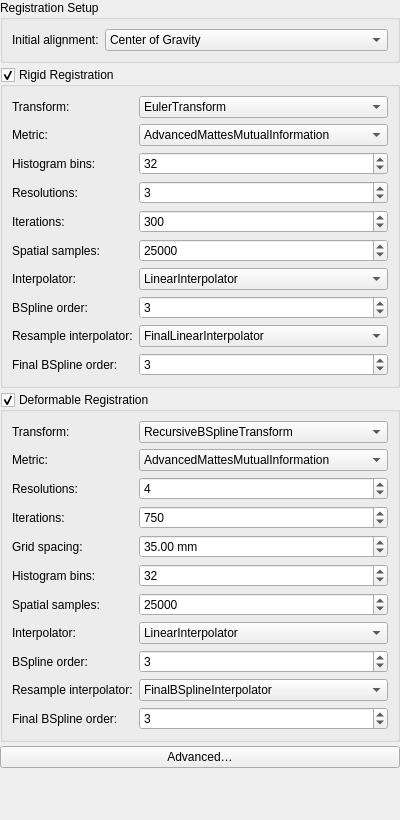
<?xml version="1.0" encoding="UTF-8"?>
<ui version="4.0">
 <class>Qm2ElxParameterWidgetControls</class>
 <widget class="QWidget" name="Qm2ElxParameterWidgetControls">
  <property name="geometry">
   <rect><x>0</x><y>0</y><width>400</width><height>820</height></rect>
  </property>
  <property name="windowTitle"><string>Elastix Parameter Widget</string></property>
  <layout class="QVBoxLayout" name="verticalLayout">
   <property name="spacing"><number>4</number></property>
   <property name="leftMargin"><number>0</number></property>
   <property name="topMargin"><number>0</number></property>
   <property name="rightMargin"><number>0</number></property>
   <property name="bottomMargin"><number>0</number></property>

   <!-- ===== Registration Setup ===== -->
   <item>
    <widget class="QGroupBox" name="grpSetup">
     <property name="title"><string>Registration Setup</string></property>
     <layout class="QFormLayout" name="formSetup">
      <property name="fieldGrowthPolicy"><enum>QFormLayout::AllNonFixedFieldsGrow</enum></property>
      <item row="0" column="0">
       <widget class="QLabel" name="lblInitialAlignment">
        <property name="text"><string>Initial alignment:</string></property>
       </widget>
      </item>
      <item row="0" column="1">
       <widget class="QComboBox" name="comboInitialAlignment">
        <property name="toolTip"><string>Pre-align images before registration to improve convergence</string></property>
        <property name="currentIndex"><number>1</number></property>
        <item><property name="text"><string>None</string></property></item>
        <item><property name="text"><string>Center of Gravity</string></property></item>
        <item><property name="text"><string>Geometrical Center</string></property></item>
       </widget>
      </item>
     </layout>
    </widget>
   </item>

   <!-- ===== Rigid Registration ===== -->
   <item>
    <widget class="QGroupBox" name="grpRigid">
     <property name="title"><string>Rigid Registration</string></property>
     <property name="checkable"><bool>true</bool></property>
     <property name="checked"><bool>true</bool></property>
     <layout class="QFormLayout" name="formRigid">
      <property name="fieldGrowthPolicy"><enum>QFormLayout::AllNonFixedFieldsGrow</enum></property>

      <item row="0" column="0"><widget class="QLabel"><property name="text"><string>Transform:</string></property></widget></item>
      <item row="0" column="1">
       <widget class="QComboBox" name="comboRigidTransform">
        <property name="toolTip"><string>Elastix transform model for the rigid stage</string></property>
        <item><property name="text"><string>EulerTransform</string></property></item>
        <item><property name="text"><string>SimilarityTransform</string></property></item>
        <item><property name="text"><string>AffineTransform</string></property></item>
       </widget>
      </item>

      <item row="1" column="0"><widget class="QLabel"><property name="text"><string>Metric:</string></property></widget></item>
      <item row="1" column="1">
       <widget class="QComboBox" name="comboRigidMetric">
        <property name="toolTip"><string>Similarity metric for the rigid stage</string></property>
        <item><property name="text"><string>AdvancedMattesMutualInformation</string></property></item>
        <item><property name="text"><string>AdvancedNormalizedCorrelation</string></property></item>
        <item><property name="text"><string>AdvancedMeanSquares</string></property></item>
       </widget>
      </item>

      <item row="2" column="0"><widget class="QLabel"><property name="text"><string>Histogram bins:</string></property></widget></item>
      <item row="2" column="1">
       <widget class="QSpinBox" name="spinRigidHistBins">
        <property name="toolTip"><string>NumberOfHistogramBins (rigid)</string></property>
        <property name="minimum"><number>8</number></property>
        <property name="maximum"><number>256</number></property>
        <property name="singleStep"><number>8</number></property>
        <property name="value"><number>32</number></property>
       </widget>
      </item>

      <item row="3" column="0"><widget class="QLabel"><property name="text"><string>Resolutions:</string></property></widget></item>
      <item row="3" column="1">
       <widget class="QSpinBox" name="spinRigidResolutions">
        <property name="toolTip"><string>NumberOfResolutions (rigid)</string></property>
        <property name="minimum"><number>1</number></property>
        <property name="maximum"><number>8</number></property>
        <property name="value"><number>3</number></property>
       </widget>
      </item>

      <item row="4" column="0"><widget class="QLabel"><property name="text"><string>Iterations:</string></property></widget></item>
      <item row="4" column="1">
       <widget class="QSpinBox" name="spinRigidIterations">
        <property name="toolTip"><string>MaximumNumberOfIterations (rigid)</string></property>
        <property name="minimum"><number>50</number></property>
        <property name="maximum"><number>5000</number></property>
        <property name="singleStep"><number>50</number></property>
        <property name="value"><number>300</number></property>
       </widget>
      </item>

      <item row="5" column="0"><widget class="QLabel"><property name="text"><string>Spatial samples:</string></property></widget></item>
      <item row="5" column="1">
       <widget class="QSpinBox" name="spinRigidSpatialSamples">
        <property name="toolTip"><string>NumberOfSpatialSamples (rigid)</string></property>
        <property name="minimum"><number>1000</number></property>
        <property name="maximum"><number>200000</number></property>
        <property name="singleStep"><number>1000</number></property>
        <property name="value"><number>25000</number></property>
       </widget>
      </item>

      <item row="6" column="0"><widget class="QLabel"><property name="text"><string>Interpolator:</string></property></widget></item>
      <item row="6" column="1">
       <widget class="QComboBox" name="comboRigidInterpolator">
        <property name="toolTip"><string>Interpolator used during optimization (rigid)</string></property>
        <item><property name="text"><string>LinearInterpolator</string></property></item>
        <item><property name="text"><string>BSplineInterpolator</string></property></item>
        <item><property name="text"><string>NearestNeighborInterpolator</string></property></item>
       </widget>
      </item>

      <item row="7" column="0"><widget class="QLabel"><property name="text"><string>BSpline order:</string></property></widget></item>
      <item row="7" column="1">
       <widget class="QSpinBox" name="spinRigidBSplineOrder">
        <property name="toolTip"><string>BSplineInterpolationOrder (rigid, used when interpolator is BSpline)</string></property>
        <property name="minimum"><number>1</number></property>
        <property name="maximum"><number>5</number></property>
        <property name="value"><number>3</number></property>
       </widget>
      </item>

      <item row="8" column="0"><widget class="QLabel"><property name="text"><string>Resample interpolator:</string></property></widget></item>
      <item row="8" column="1">
       <widget class="QComboBox" name="comboRigidResampleInterpolator">
        <property name="toolTip"><string>ResampleInterpolator used for final resampling (rigid)</string></property>
        <item><property name="text"><string>FinalLinearInterpolator</string></property></item>
        <item><property name="text"><string>FinalBSplineInterpolator</string></property></item>
        <item><property name="text"><string>FinalNearestNeighborInterpolator</string></property></item>
       </widget>
      </item>

      <item row="9" column="0"><widget class="QLabel"><property name="text"><string>Final BSpline order:</string></property></widget></item>
      <item row="9" column="1">
       <widget class="QSpinBox" name="spinRigidFinalBSplineOrder">
        <property name="toolTip"><string>FinalBSplineInterpolationOrder (rigid): 3=accurate, 1=linear, 0=nearest-neighbor/binary masks</string></property>
        <property name="minimum"><number>0</number></property>
        <property name="maximum"><number>5</number></property>
        <property name="value"><number>3</number></property>
       </widget>
      </item>

     </layout>
    </widget>
   </item>

   <!-- ===== Deformable Registration ===== -->
   <item>
    <widget class="QGroupBox" name="grpDeformable">
     <property name="title"><string>Deformable Registration</string></property>
     <property name="checkable"><bool>true</bool></property>
     <property name="checked"><bool>true</bool></property>
     <layout class="QFormLayout" name="formDeformable">
      <property name="fieldGrowthPolicy"><enum>QFormLayout::AllNonFixedFieldsGrow</enum></property>

      <item row="0" column="0"><widget class="QLabel"><property name="text"><string>Transform:</string></property></widget></item>
      <item row="0" column="1">
       <widget class="QComboBox" name="comboDeformableTransform">
        <property name="toolTip"><string>Elastix transform model for the deformable stage</string></property>
        <item><property name="text"><string>RecursiveBSplineTransform</string></property></item>
       </widget>
      </item>

      <item row="1" column="0"><widget class="QLabel"><property name="text"><string>Metric:</string></property></widget></item>
      <item row="1" column="1">
       <widget class="QComboBox" name="comboDeformableMetric">
        <property name="toolTip"><string>Similarity metric for the deformable stage</string></property>
        <item><property name="text"><string>AdvancedMattesMutualInformation</string></property></item>
        <item><property name="text"><string>AdvancedNormalizedCorrelation</string></property></item>
        <item><property name="text"><string>AdvancedMeanSquares</string></property></item>
       </widget>
      </item>

      <item row="2" column="0"><widget class="QLabel"><property name="text"><string>Resolutions:</string></property></widget></item>
      <item row="2" column="1">
       <widget class="QSpinBox" name="spinDeformableResolutions">
        <property name="toolTip"><string>NumberOfResolutions (deformable)</string></property>
        <property name="minimum"><number>1</number></property>
        <property name="maximum"><number>8</number></property>
        <property name="value"><number>4</number></property>
       </widget>
      </item>

      <item row="3" column="0"><widget class="QLabel"><property name="text"><string>Iterations:</string></property></widget></item>
      <item row="3" column="1">
       <widget class="QSpinBox" name="spinDeformableIterations">
        <property name="toolTip"><string>MaximumNumberOfIterations (deformable)</string></property>
        <property name="minimum"><number>100</number></property>
        <property name="maximum"><number>10000</number></property>
        <property name="singleStep"><number>50</number></property>
        <property name="value"><number>750</number></property>
       </widget>
      </item>

      <item row="4" column="0"><widget class="QLabel"><property name="text"><string>Grid spacing:</string></property></widget></item>
      <item row="4" column="1">
       <widget class="QDoubleSpinBox" name="spinDeformableGridSpacing">
        <property name="toolTip"><string>FinalGridSpacingInPhysicalUnits (mm)</string></property>
        <property name="suffix"><string> mm</string></property>
        <property name="decimals"><number>2</number></property>
        <property name="minimum"><double>0.010000000000000</double></property>
        <property name="maximum"><double>100000.000000000000000</double></property>
        <property name="singleStep"><double>1.000000000000000</double></property>
        <property name="value"><double>35.000000000000000</double></property>
       </widget>
      </item>

      <item row="5" column="0"><widget class="QLabel"><property name="text"><string>Histogram bins:</string></property></widget></item>
      <item row="5" column="1">
       <widget class="QSpinBox" name="spinDeformableHistBins">
        <property name="toolTip"><string>NumberOfHistogramBins (deformable)</string></property>
        <property name="minimum"><number>8</number></property>
        <property name="maximum"><number>256</number></property>
        <property name="singleStep"><number>8</number></property>
        <property name="value"><number>32</number></property>
       </widget>
      </item>

      <item row="6" column="0"><widget class="QLabel"><property name="text"><string>Spatial samples:</string></property></widget></item>
      <item row="6" column="1">
       <widget class="QSpinBox" name="spinDeformableSpatialSamples">
        <property name="toolTip"><string>NumberOfSpatialSamples (deformable)</string></property>
        <property name="minimum"><number>1000</number></property>
        <property name="maximum"><number>200000</number></property>
        <property name="singleStep"><number>1000</number></property>
        <property name="value"><number>25000</number></property>
       </widget>
      </item>

      <item row="7" column="0"><widget class="QLabel"><property name="text"><string>Interpolator:</string></property></widget></item>
      <item row="7" column="1">
       <widget class="QComboBox" name="comboDeformableInterpolator">
        <property name="toolTip"><string>Interpolator used during optimization (deformable)</string></property>
        <item><property name="text"><string>LinearInterpolator</string></property></item>
        <item><property name="text"><string>BSplineInterpolator</string></property></item>
        <item><property name="text"><string>NearestNeighborInterpolator</string></property></item>
       </widget>
      </item>

      <item row="8" column="0"><widget class="QLabel"><property name="text"><string>BSpline order:</string></property></widget></item>
      <item row="8" column="1">
       <widget class="QSpinBox" name="spinDeformableBSplineOrder">
        <property name="toolTip"><string>BSplineInterpolationOrder (deformable, used when interpolator is BSpline)</string></property>
        <property name="minimum"><number>1</number></property>
        <property name="maximum"><number>5</number></property>
        <property name="value"><number>3</number></property>
       </widget>
      </item>

      <item row="9" column="0"><widget class="QLabel"><property name="text"><string>Resample interpolator:</string></property></widget></item>
      <item row="9" column="1">
       <widget class="QComboBox" name="comboDeformableResampleInterpolator">
        <property name="toolTip"><string>ResampleInterpolator used for final resampling (deformable)</string></property>
        <item><property name="text"><string>FinalBSplineInterpolator</string></property></item>
        <item><property name="text"><string>FinalLinearInterpolator</string></property></item>
        <item><property name="text"><string>FinalNearestNeighborInterpolator</string></property></item>
       </widget>
      </item>

      <item row="10" column="0"><widget class="QLabel"><property name="text"><string>Final BSpline order:</string></property></widget></item>
      <item row="10" column="1">
       <widget class="QSpinBox" name="spinDeformableFinalBSplineOrder">
        <property name="toolTip"><string>FinalBSplineInterpolationOrder (deformable): 3=accurate, 1=linear, 0=nearest-neighbor/binary masks</string></property>
        <property name="minimum"><number>0</number></property>
        <property name="maximum"><number>5</number></property>
        <property name="value"><number>3</number></property>
       </widget>
      </item>

     </layout>
    </widget>
   </item>

   <!-- ===== Advanced button ===== -->
   <item>
    <widget class="QPushButton" name="btnAdvanced">
     <property name="text"><string>Advanced…</string></property>
     <property name="toolTip"><string>Open the raw elastix parameter file editor</string></property>
    </widget>
   </item>

   <!-- bottom spacer -->
   <item>
    <spacer name="verticalSpacer">
     <property name="orientation"><enum>Qt::Vertical</enum></property>
     <property name="sizeHint" stdset="0"><size><width>20</width><height>8</height></size></property>
    </spacer>
   </item>

  </layout>
 </widget>
 <resources/>
 <connections/>
</ui>
